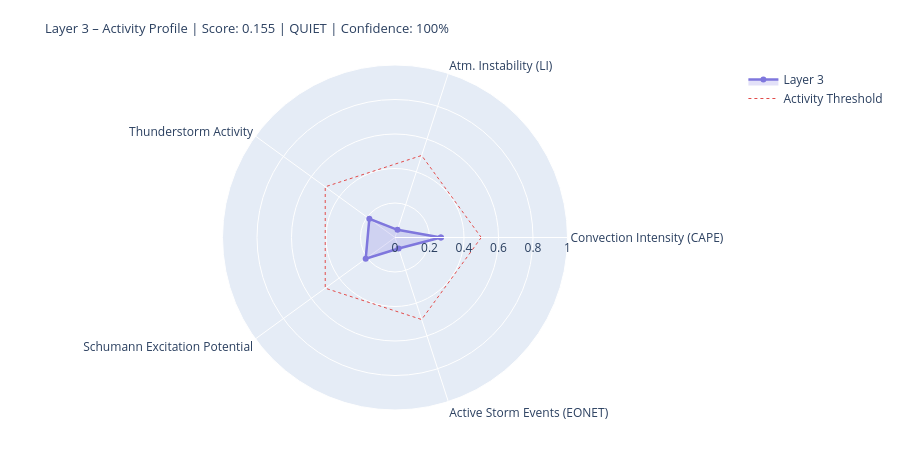

Notebook source saved alongside this figure:
### Markdown cell above
---
## 4. State Assessment & Handoff to Layer 4/5

### Code cell
# ============================================================
# LAYER-3-SCORE
# Five dynamic components
# ============================================================

def norm(v, lo, hi):
    if v is None or (isinstance(v, float) and math.isnan(v)): return None
    return round(max(0.0, min(1.0, (v - lo) / (hi - lo))), 4)

# --- 1) Convection intensity (global CAPE mean) ---
cape_mean = df_atm['cape'].dropna().mean() if not df_atm.empty else None
conv_score = norm(cape_mean, 0, 3000)
conv_src   = 'primary' if cape_mean is not None else 'missing'

# --- 2) Atmospheric instability (LI mean) ---
li_mean   = df_atm['li'].dropna().mean() if not df_atm.empty else None
# Negative LI = unstable → higher score
instab_score = norm(-li_mean if li_mean is not None else None, -6, 6)
instab_src   = 'primary' if li_mean is not None else 'missing'

# --- 3) Thunderstorm activity (mean thunder score + WMO count) ---
thunder_mean = df_atm['thunder_score'].mean() if not df_atm.empty else None
n_thunder    = int(df_atm['thunderstorm'].sum()) if not df_atm.empty else 0
thunder_score_val = norm(
    (thunder_mean or 0) * 0.7 + n_thunder * 0.1, 0, 1.0
) if thunder_mean is not None else None
thunder_src = 'primary'

# --- 4) Schumann excitation potential (weighted Schumann contribution) ---
schumann_pot = df_atm['schumann_contribution'].mean() if not df_atm.empty else None
# Boosted by Layer-2 thunderstorm trigger
if schumann_pot is not None and l2_thunder:
    schumann_pot = min(1.0, schumann_pot * 1.2)
schumann_score = norm(schumann_pot, 0, 1.0) if schumann_pot is not None else None
schumann_src   = 'derived'

# --- 5) Storm activity (NASA EONET) ---
# Distinction: None = data not loaded, 0.0 = loaded but no events
storm_score = None
storm_src   = 'missing'
if raw.get('storms') is not None:          # API reached successfully
    storm_score = norm(len(storm_events), 0, 30) if storm_events else 0.0
    storm_src   = 'primary'

# X-Ray and Kp: context only, not in dynamic score
# (X-Ray = Layer-0/4 driver; Kp = geomagnetic index, not a lightning proxy)
xray_context = None
if raw.get('xray'):
    df_xc = pd.DataFrame(raw['xray'])
    fc = next((c for c in df_xc.columns
               if any(k in c.lower() for k in ['flux','long']) and 'time' not in c.lower()),
              df_xc.columns[1])
    df_xc[fc] = pd.to_numeric(df_xc[fc], errors='coerce')
    xray_last = df_xc[fc].dropna().iloc[-1] if not df_xc[fc].dropna().empty else None
    if xray_last:
        xray_class = ('X' if xray_last>=1e-4 else 'M' if xray_last>=1e-5
                      else 'C' if xray_last>=1e-6 else 'B')
        xray_context = {'flux': float(xray_last), 'class': xray_class}
        print(f'X-Ray context: {xray_class}-class ({xray_last:.2e} W/m²)')

# --- Aggregate ---
COMPONENTS = {
    'Convection Intensity (CAPE)':  {'score': conv_score,       'source': conv_src,    'dynamic': True},
    'Atm. Instability (LI)':         {'score': instab_score,     'source': instab_src,  'dynamic': True},
    'Thunderstorm Activity':              {'score': thunder_score_val, 'source': thunder_src, 'dynamic': True},
    'Schumann Excitation Potential':   {'score': schumann_score,   'source': schumann_src,'dynamic': True},
    'Active Storm Events (EONET)': {'score': storm_score,      'source': storm_src,   'dynamic': True},
}

available   = {k: v['score'] for k, v in COMPONENTS.items() if v['score'] is not None}
unavailable = [k for k, v in COMPONENTS.items() if v['score'] is None]
layer3_score = round(sum(available.values()) / len(available), 4) if available else None
confidence   = round(len(available) / len(COMPONENTS), 2)
level = ('unknown' if layer3_score is None
         else 'quiet'   if layer3_score < 0.3
         else 'moderate' if layer3_score < 0.6
         else 'active')
dominant_l3 = max(available, key=available.get) if available else 'none'

# --- Ausgabe ---
W = 68
print('=' * W)
print('LAYER 3 – ATMOSPHERE / WEATHER / THUNDERSTORMS – STATE ASSESSMENT')
print('=' * W)
for name, comp in COMPONENTS.items():
    s = comp['score']
    if s is not None:
        bar = '█' * int(s * 20) + '░' * (20 - int(s * 20))
        print(f'  {name:<36} {bar}  {s:.3f}  [{comp["source"]}]')
    else:
        print(f'  {name:<36} {"─" * 20}  n/a   [missing]')
print('-' * W)
print(f'  Score:        {layer3_score:.3f}  ({len(available)}/{len(COMPONENTS)} components)')
print(f'  Confidence:   {confidence:.0%}')
print(f'  Level:        {level.upper()}')
print(f'  Dominant:     {dominant_l3}')
print(f'  CAPE mean:    {cape_mean:.0f} J/kg' if cape_mean else '  CAPE mean:    n/a')
print(f'  LI mean:      {li_mean:.1f} K' if li_mean is not None else '  LI mean:      n/a')
print(f'  Thunderstorms:{n_thunder} points (WMO)  +  {len(storm_events)} NASA EONET')
print('=' * W)

# Radar
cats   = list(available.keys())
vals_r = list(available.values())
if len(cats) >= 3:
    fig = go.Figure()
    fig.add_trace(go.Scatterpolar(
        r=vals_r + [vals_r[0]], theta=cats + [cats[0]],
        fill='toself', fillcolor='rgba(127,119,221,0.22)',
        line=dict(color='#7F77DD', width=2.5), name='Layer 3'
    ))
    fig.add_trace(go.Scatterpolar(
        r=[0.5] * (len(cats)+1), theta=cats + [cats[0]],
        line=dict(color='#E24B4A', dash='dot', width=1),
        mode='lines', name='Activity Threshold'
    ))
    fig.update_layout(
        title=dict(
            text=f'Layer 3 – Activity Profile | Score: {layer3_score:.3f} | {level.upper()} | Confidence: {confidence:.0%}',
            font=dict(size=13)
        ),
        polar=dict(radialaxis=dict(visible=True, range=[0, 1])),
        height=450, showlegend=True,
        margin=dict(l=60, r=60, t=65, b=40)
    )
    fig.show()

### Figure 1 — Plotly figure (JSON) as saved in the notebook; plotly's stock layout.template omitted (floating-point values rounded to 4 significant figures)
{"data": [{"fill": "toself", "fillcolor": "rgba(127,119,221,0.22)", "line": {"color": "#7F77DD", "width": 2.5}, "name": "Layer 3", "r": [0.266, 0.0467, 0.184, 0.21, 0.0667, 0.266], "theta": ["Convection Intensity (CAPE)", "Atm. Instability (LI)", "Thunderstorm Activity", "Schumann Excitation Potential", "Active Storm Events (EONET)", "Convection Intensity (CAPE)"], "type": "scatterpolar"}, {"line": {"color": "#E24B4A", "dash": "dot", "width": 1}, "mode": "lines", "name": "Activity Threshold", "r": [0.5, 0.5, 0.5, 0.5, 0.5, 0.5], "theta": ["Convection Intensity (CAPE)", "Atm. Instability (LI)", "Thunderstorm Activity", "Schumann Excitation Potential", "Active Storm Events (EONET)", "Convection Intensity (CAPE)"], "type": "scatterpolar"}], "layout": {"height": 450, "margin": {"b": 40, "l": 60, "r": 60, "t": 65}, "polar": {"radialaxis": {"range": [0, 1], "visible": true}}, "showlegend": true, "title": {"font": {"size": 13}, "text": "Layer 3 – Activity Profile | Score: 0.155 | QUIET | Confidence: 100%"}}}
